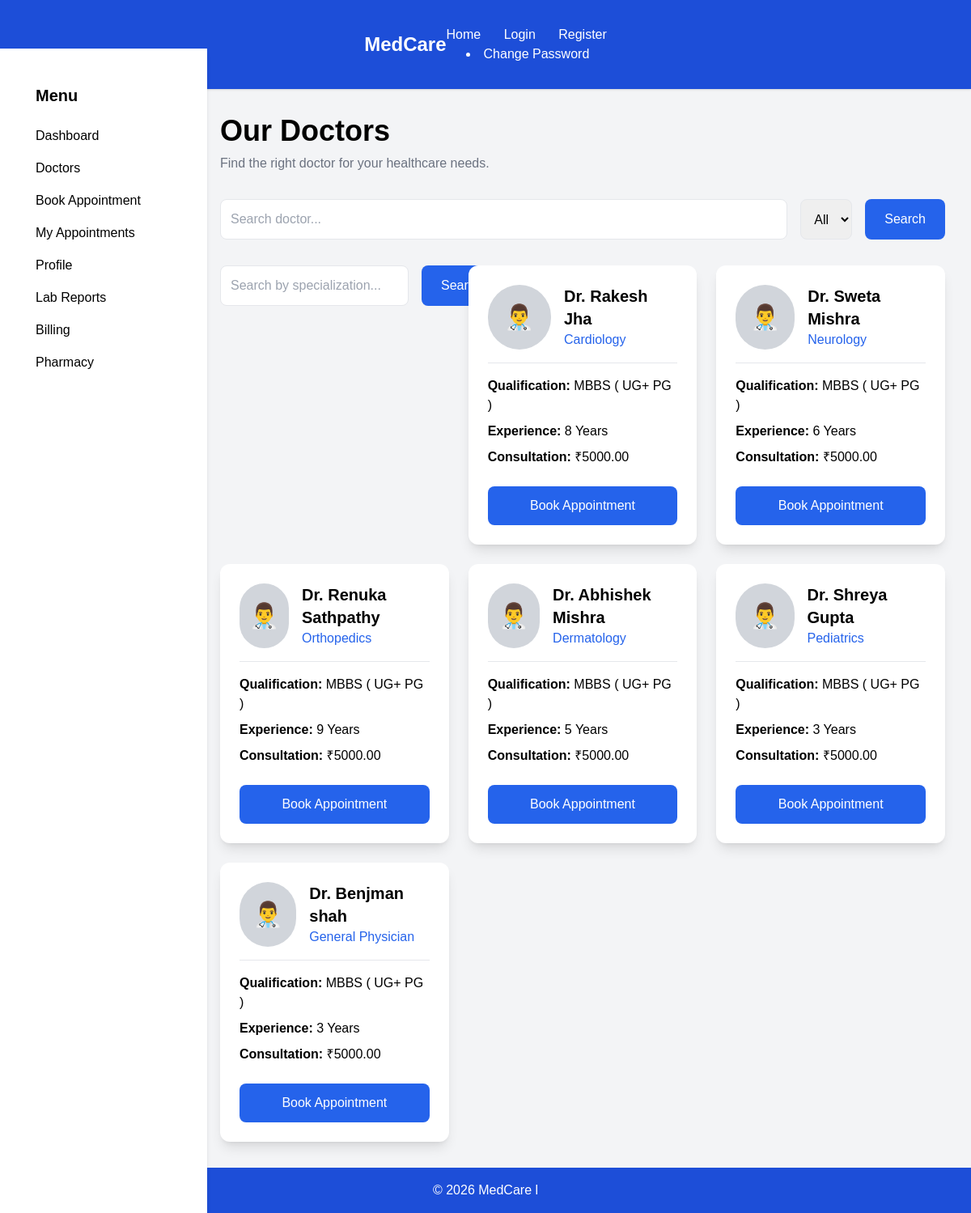
The app's page /doctors/ with its own data.
### doctors/models.py (models this page shows)
class Doctor(models.Model):
    SPECIALIZATION_CHOICES = [
        ("Cardiology", "Cardiology"),
        ("Dermatology", "Dermatology"),
        ("Neurology", "Neurology"),
        ("Orthopedics", "Orthopedics"),
        ("Pediatrics", "Pediatrics"),
        ("General Physician", "General Physician"),
    ]
    DAY_CHOICES = [
        ("Monday", "Monday"),
        ("Tuesday", "Tuesday"),
        ("Wednesday", "Wednesday"),
        ("Thursday", "Thursday"),
        ("Friday", "Friday"),
        ("Saturday", "Saturday"),
        ("Sunday", "Sunday"),
    ]
    first_name = models.CharField(max_length=50)
    last_name = models.CharField(max_length=50)
    specialization = models.CharField(
        max_length=50,
        choices=SPECIALIZATION_CHOICES,
    )
    qualification = models.CharField(max_length=100)
    experience = models.PositiveIntegerField(
        help_text="Experience in years"
    )
    consultation_fee = models.DecimalField(
        max_digits=8,
        decimal_places=2,
    )
    phone = models.CharField(max_length=15)
    email = models.EmailField(unique=True)
    profile_picture = models.ImageField(
        upload_to="doctors/",
        blank=True,
        null=True,
    )
    available = models.BooleanField(default=True)
    available_days = models.CharField(
        max_length=100,
        help_text="Example: Monday-Friday or Monday,Wednesday,Friday"
    )
    available_days = models.CharField(
    max_length=100,
    blank=True,
    default=""
)

### doctors/views.py (the view)
# urls.py: path("", views.doctor_list, name="doctor_list"),
def doctor_list(request):
    search = request.GET.get("search")
    if search:
        doctors = Doctor.objects.filter(
            specialization__icontains=search
        )
    else:
        doctors = Doctor.objects.all()
    return render(
        request,
        "doctors/doctor_list.html",
        {
            "doctors": doctors
        }
    )

### templates/doctors/doctor_list.html (shortened to what this page needs)
{% extends "base.html" %}
{% block content %}
<div class="mb-8">
    <h1 class="text-4xl font-bold">
        Our Doctors
    </h1>
    <p class="text-gray-500 mt-2">
        Find the right doctor for your healthcare needs.
    </p>
</div>
<form method="GET" class="flex gap-4 mb-8">
    <input
        type="text"
        name="search"
        placeholder="Search doctor..."
        value="{{ request.GET.search }}"
        class="border rounded-lg p-3 w-full"
    >
    <select
        name="specialization"
        class="border rounded-lg p-3"
    >
        <option value="">All</option>
    </select>
    <button
        type="submit"
        class="bg-blue-600 text-white px-6 rounded-lg hover:bg-blue-700"
    >
        Search
    </button>
</form>
<div class="grid md:grid-cols-2 lg:grid-cols-3 gap-6">
    <form method="GET" class="mb-8">
    <div class="flex gap-4">
        <input
            type="text"
            name="search"
            placeholder="Search by specialization..."
            value="{{ request.GET.search }}"
            class="flex-1 border rounded-lg p-3">
        <button
            type="submit"
            class="bg-blue-600 text-white px-6 rounded-lg">
            Search
        </button>
    </div>
</form>
{% for doctor in doctors %}
<div class="bg-white rounded-xl shadow-lg overflow-hidden">
    <div class="p-6">
        <div class="flex items-center gap-4">
            <div class="w-20 h-20 rounded-full bg-gray-300 flex items-center justify-center text-3xl">
                👨‍⚕️
            </div>
            <div>
                <h2 class="text-xl font-bold">
                    Dr. {{ doctor.first_name }} {{ doctor.last_name }}
                </h2>
                <p class="text-blue-600">
                    {{ doctor.specialization }}
                </p>
            </div>
        </div>
        <hr class="my-4">
        <p>
            <strong>Qualification:</strong>
            {{ doctor.qualification }}
        </p>
        <p class="mt-2">
            <strong>Experience:</strong>
            {{ doctor.experience }} Years
        </p>
        <p class="mt-2">
            <strong>Consultation:</strong>
            ₹{{ doctor.consultation_fee }}
        </p>
        <div class="mt-6">
            <a
                href="#"
                class="block text-center bg-blue-600 text-white py-3 rounded-lg hover:bg-blue-700"
            >
                Book Appointment
            </a>
        </div>
    </div>
</div>
{% empty %}
<p>No doctors found.</p>
<a href="{% url 'doctor_detail' doctor.id %}"
   class="bg-green-600 text-white px-4 py-2 rounded">
    View Details
</a>
{% endfor %}
</div>
{% endblock %}

### templates/base.html (shortened to what this page needs)
{% load static %}
<!DOCTYPE html>
<html lang="en">
<head>
    <script src="https://cdn.tailwindcss.com"></script>
    <link rel="stylesheet" href="{% static 'css/style.css' %}">
</head>
<body class="bg-gray-100 min-h-screen flex flex-col">
    {% include "navbar.html" %}
    <div class="flex flex-1">
        {% include "sidebar.html" %}
        <main class="flex-1 p-8">
            {% block content %}
            {% endblock %}
        </main>
    </div>
    {% include "footer.html" %}
</body>
</html>

### templates/navbar.html
<nav class="bg-blue-700 text-white shadow">
    <div class="max-w-7xl mx-auto flex justify-between items-center px-6 py-4">
        <a href="/" class="text-2xl font-bold">
             MedCare
        </a>
    <div class="space-x-6">
            <a href="/" class="hover:text-yellow-300">
                Home
            </a>
            {% if user.is_authenticated %}
                <a href="{% url 'dashboard' %}" class="hover:text-yellow-300">
                    Dashboard
                </a>
                <a href="{% url 'doctor_list' %}" class="hover:text-yellow-300">
                    Doctors
                </a>
                <a href="{% url 'appointment' %}" class="hover:text-yellow-300">
                    Appointments
                </a>
                <a href="{% url 'patient_profile' %}" class="hover:text-yellow-300">
                    Profile
                </a>
                <a href="{% url 'logout' %}" class="hover:text-yellow-300">
                    Logout
                </a>
            {% else %}
                <a href="{% url 'login' %}" class="hover:text-yellow-300">
                    Login
                </a>
                <a href="{% url 'register' %}" class="hover:text-yellow-300">
                    Register
                </a>
                <li>
    <a href="{% url 'change_password' %}">
         Change Password
    </a>
</li>
            {% endif %}
        </div>
    </div>
</nav>

### templates/sidebar.html
<aside class="w-64 bg-white shadow-md min-h-screen">
    <div class="p-6">
        <h2 class="text-xl font-bold mb-6">
            Menu
        </h2>
        <ul class="space-y-4">
            <li>
                <a href="{% url 'dashboard' %}" class="hover:text-blue-600">
                    Dashboard
                </a>
            </li>
            <li>
                <a href="{% url 'doctor_list' %}" class="hover:text-blue-600">
                    Doctors
                </a>
            </li>
            <li>
                <a href="{% url 'book_appointment' %}" class="hover:text-blue-600">
                    Book Appointment
                </a>
            </li>
            <li>
                <a href="{% url 'appointment' %}" class="hover:text-blue-600">
                    My Appointments
                </a>
            </li>
            <li>
                <a href="{% url 'patient_profile' %}" class="hover:text-blue-600">
                    Profile
                </a>
            </li>
            <li>
                <a href="{% url 'report_list' %}" class="hover:text-blue-600">
                    Lab Reports
                </a>
            </li>
            <li>
                <a href="{% url 'billing' %}" class="hover:text-blue-600">
                    Billing
                </a>
            </li>
            <li>
                <a href="{% url 'medicine_list' %}" class="hover:text-blue-600">
                    Pharmacy
                </a>
            </li>
        </ul>
    </div>
</aside>

### templates/footer.html
<footer class="bg-blue-700 text-white text-center py-4">
    © 2026 MedCare l
</footer>

### static/css/style.css (style rules this page uses)
body { margin: 0; font-family: Arial, Helvetica, sans-serif; background: white; color: black; transition: 0.3s; }
nav { display: flex; justify-content: space-between; align-items: center; padding: 15px 30px; background: #2563eb; color: white; }
aside { width: 220px; background: #f3f3f3; height: 100vh; position: fixed; left: 0; top: 60px; padding: 20px; }
main { margin-left: 240px; padding: 30px; }
footer { text-align: center; padding: 20px; background: #2563eb; color: white; }

### records on screen
Doctor: first_name "Rakesh", last_name "Jha", specialization "Cardiology", qualification "MBBS ( UG+ PG )", experience "8", consultation_fee "5000.00"
Doctor: first_name "Sweta", last_name "Mishra", specialization "Neurology", qualification "MBBS ( UG+ PG )", experience "6", consultation_fee "5000.00"
Doctor: first_name "Renuka", last_name "Sathpathy", specialization "Orthopedics", qualification "MBBS ( UG+ PG )", experience "9", consultation_fee "5000.00"
Doctor: first_name "Abhishek", last_name "Mishra", specialization "Dermatology", qualification "MBBS ( UG+ PG )", experience "5", consultation_fee "5000.00"
Doctor: first_name "Shreya", last_name "Gupta", specialization "Pediatrics", qualification "MBBS ( UG+ PG )", experience "3", consultation_fee "5000.00"
Doctor: first_name "Benjman", last_name "shah", specialization "General Physician", qualification "MBBS ( UG+ PG )", experience "3", consultation_fee "5000.00"
